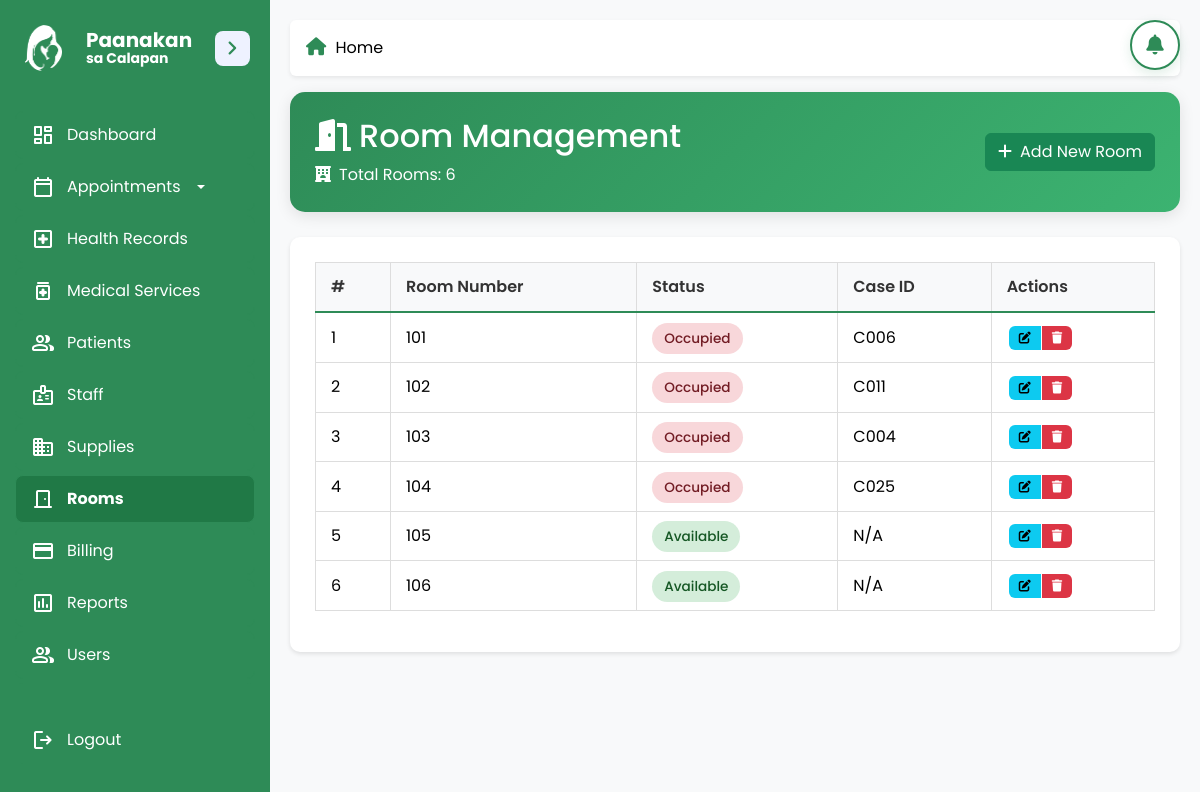
The app's page /admin/manage_rooms.php (signed in) with its own data.
### tables this page shows
CREATE TABLE `rooms` (
  `room_id` int(11) NOT NULL,
  `room_number` varchar(50) NOT NULL,
  `case_id` varchar(20) DEFAULT NULL,
  `status` enum('Available','Occupied','Under Maintenance') DEFAULT 'Available'
);

### admin/manage_rooms.php (the view, shortened to what this page needs)
<?php
$pdo = connection();
$stmt = $pdo->query("SELECT * FROM rooms ORDER BY room_number");
$rooms = $stmt->fetchAll(PDO::FETCH_ASSOC);
?>
<!DOCTYPE html>
<html lang="en">
<head>
    <link href="https://cdn.jsdelivr.net/npm/bootstrap@5.3.3/dist/css/bootstrap.min.css" rel="stylesheet">
    <link href="https://cdnjs.cloudflare.com/ajax/libs/font-awesome/6.0.0/css/all.min.css" rel="stylesheet">
    <link rel="stylesheet" href="../css/toast-alert.css">
    <link rel="stylesheet" href="../css/sidebar.css">
    <link rel="stylesheet" href="../css/components.css">
</head>
<body>
    <div class="dashboard-container">
        <?php include '../components/notification-dropdown.php'; ?>
        <?php include '../sidebar.php'; ?>
        <main class="dashboard-main-content">
            <?php include 'breadcrumb.php'; ?>
            <div class="page-header">
                <div class="row align-items-center">
                    <div class="col-md-6">
                        <h2 class="mb-0">
                            <i class="fas fa-door-open me-2"></i>Room Management
                        </h2>
                        <p class="mb-0 mt-2">
                            <i class="fas fa-hotel me-2"></i>Total Rooms: <?= count($rooms) ?>
                        </p>
                    </div>
                    <div class="col-md-6 text-end">
                        <button class="btn btn-success" data-bs-toggle="modal" data-bs-target="#addRoomModal">
                            <i class="fas fa-plus me-2"></i>Add New Room
                        </button>
                    </div>
                </div>
            </div>
            <div class="table-container">
                <table class="table table-hover">
                    <thead>
                        <tr>
                            <th>#</th>
                            <th>Room Number</th>
                            <th>Status</th>
                            <th>Case ID</th>
                            <th>Actions</th>
                        </tr>
                    </thead>
                    <tbody>
                        <?php if (!empty($rooms)): ?>
                            <?php foreach ($rooms as $index => $room): ?>
                                <tr>
                                    <td><?= $index + 1 ?></td>
                                    <td><?= htmlspecialchars($room['room_number']) ?></td>
                                    <td>
                                        <?php
                                            $status = htmlspecialchars($room['status']);
                                            $badgeClass = '';
                                            if ($status === 'Available') {
                                                $badgeClass = 'status-badge status-available';
                                            } elseif ($status === 'Occupied') {
                                                $badgeClass = 'status-badge status-occupied';
                                            } else {
                                                $badgeClass = 'status-badge status-maintenance';
                                            }
                                        ?>
                                        <span class="<?= $badgeClass ?>"><?= $status ?></span>
                                    </td>
                                    <td><?= $room['case_id'] ? htmlspecialchars($room['case_id']) : 'N/A' ?></td>
                                    <td>
                                        <div class="btn-group">
                                            <button class="btn btn-info btn-action" data-bs-toggle="modal" data-bs-target="#editRoomModal<?= $room['room_id'] ?>" title="Edit Room">
                                                <i class="fas fa-edit"></i>
                                            </button>
                                            <button class="btn btn-danger btn-action" data-bs-toggle="modal" data-bs-target="#deleteRoomModal<?= $room['room_id'] ?>" title="Delete Room">
                                                <i class="fas fa-trash"></i>
                                            </button>
                                        </div>
                                    </td>
                                </tr>
                            <?php endforeach; ?>
                        <?php endif; ?>
                    </tbody>
                </table>
            </div>
        </main>
    </div>
</body>
</html>

### css/sidebar.css (style rules this page uses)
* { margin: 0; padding: 0; box-sizing: border-box; font-family: "Poppins", sans-serif; }
body { min-height: 100vh; background: rgb(255, 255, 255); }
.dashboard-main-content { margin-left: 270px; transition: margin-left 0.4s ease-in-out; }

### css/components.css (style rules this page uses)
.dashboard-main-content { margin-left: 270px; padding: 20px; transition: margin-left 0.4s ease-in-out; }
.table-container { border-radius: 8px; box-shadow: 0px 4px 6px rgba(0, 0, 0, 0.1); overflow: hidden; background-color: #ffffff; padding: 20px; margin-top: 20px; }
.table-container table { width: 100%; border-collapse: collapse; border: 1px solid #ddd; }
.table-container thead { background-color: #f8f9fa; color: #333; font-weight: bold; border-bottom: 2px solid #ddd; }
.table-container tbody tr { border-bottom: 1px solid #ddd; transition: background-color 0.3s ease; }
.table-container th, .table-container td { padding: 12px 15px; text-align: left; vertical-align: middle; border-right: 1px solid #ddd; }
.table-container th:last-child, .table-container td:last-child { border-right: none; }
.table-container tbody tr:last-child td { border-bottom: none; }
.table-container { margin-bottom: 20px; }
.dashboard-container { max-width: 100%; overflow-x: hidden; margin: 0 auto; }
html, body { overflow-x: hidden; overflow-y: auto; margin: 0; padding: 0; width: 100%; height: 100%; }

### admin/manage_rooms.php (style rules this page uses)
:root { --primary-color: #2E8B57; --primary-light: #3CB371; --secondary-color: #f8f9fa; --text-color: #333; --border-color: #eee; }
body { font-family: 'Poppins', sans-serif; background-color: #f5f5f5; }
.dashboard-container { display: flex; min-height: 100vh; }
.dashboard-main-content { flex-grow: 1; padding: 20px; margin-left: 270px; transition: all 0.4s ease; background-color: #f8f9fa; }
.page-header { background: linear-gradient(135deg, var(--primary-color) 0%, var(--primary-light) 100%); color: white; padding: 25px; border-radius: 15px; margin-bottom: 25px; box-shadow: 0 4px 15px rgba(0,0,0,0.1); }
.table-container { background: white; padding: 25px; border-radius: 10px; box-shadow: 0 2px 4px rgba(0,0,0,0.1); }
.table thead th { background-color: var(--secondary-color); color: var(--text-color); font-weight: 600; border-bottom: 2px solid var(--primary-color); }
.status-badge { padding: 6px 12px; border-radius: 20px; font-weight: 500; font-size: 0.85rem; }
.status-available { background-color: #d4edda; color: #155724; }
.status-occupied { background-color: #f8d7da; color: #721c24; }
.btn-action { padding: 5px 10px; margin: 0 2px; border-radius: 5px; transition: all 0.3s ease; }

### components/notification-dropdown.php (style rules this page uses)
.btn-action { flex: 1; padding: 6px 10px; border: none; border-radius: 6px; font-size: 12px; cursor: pointer; transition: all 0.2s ease; text-decoration: none; display: flex; align-items: center; justify-content: center; font-weight: 500; }

### records on screen
rooms: room_number "101", status "Occupied", case "C006"
rooms: room_number "102", status "Occupied", case "C011"
rooms: room_number "103", status "Occupied", case "C004"
rooms: room_number "104", status "Occupied", case "C025"
rooms: room_number "105", status "Available", shows "N/A"
rooms: room_number "106", status "Available", shows "N/A"

### other values on screen
$name "Home"
count($rooms) "6"
